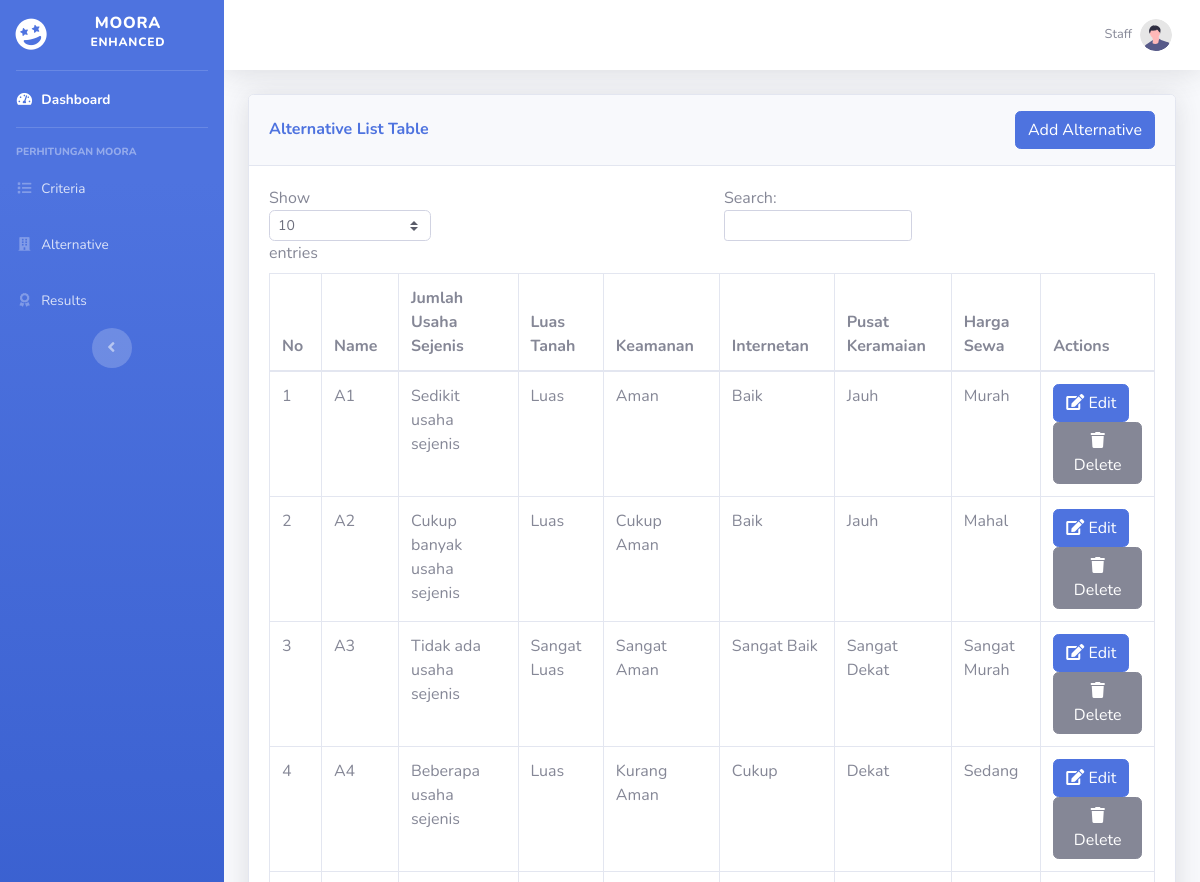
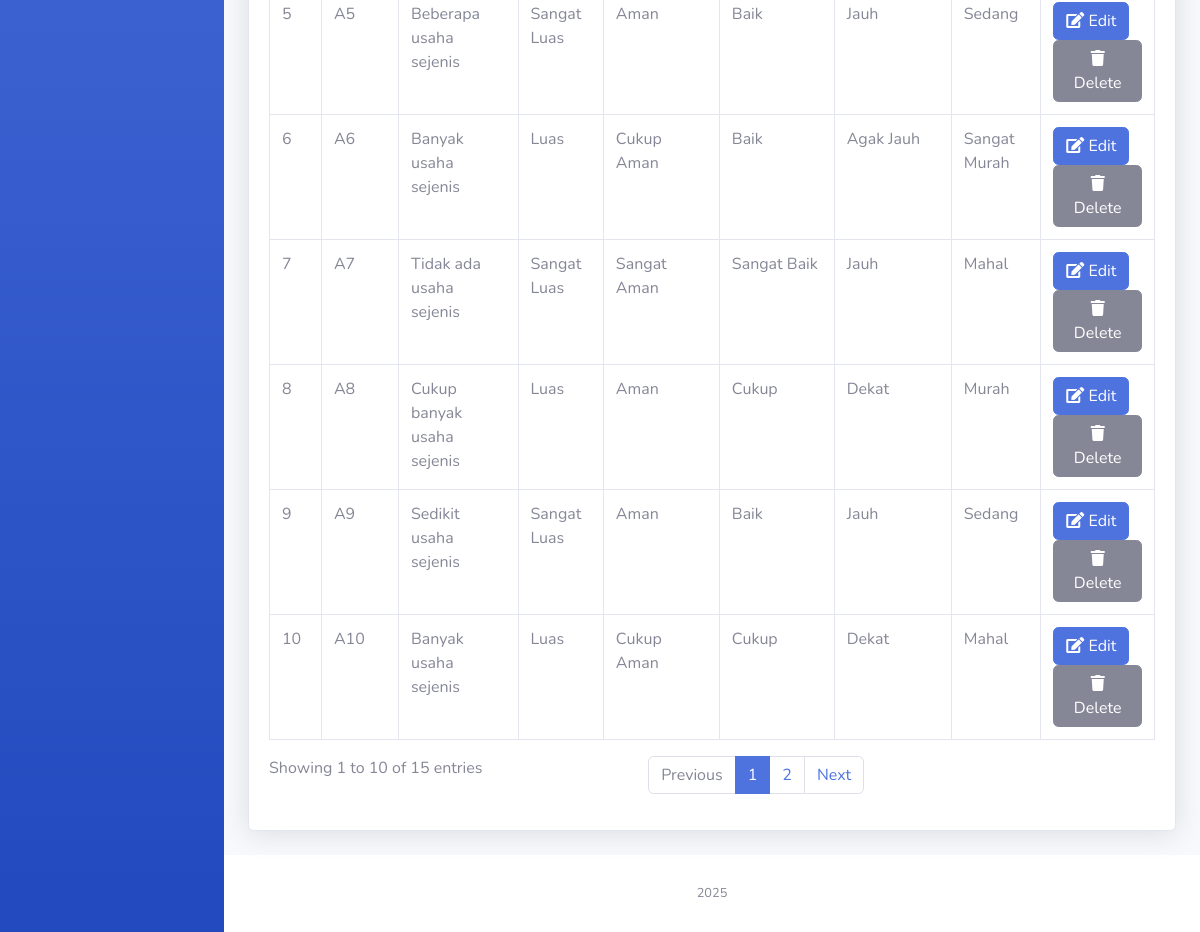
The page /pages/alternatives.php (signed in) on the database its author committed (2 pictures, top to bottom).
### tables this page shows
CREATE TABLE `criteria` (
  `id` int(11) NOT NULL,
  `code` varchar(10) NOT NULL,
  `name` varchar(25) NOT NULL,
  `description` text DEFAULT NULL,
  `type` enum('Cost','Benefit') NOT NULL,
  `weight` decimal(5,2) NOT NULL
);

CREATE TABLE `alternatives` (
  `id` int(11) NOT NULL,
  `name` varchar(25) NOT NULL
);

CREATE TABLE `subcriteria` (
  `id` int(11) NOT NULL,
  `criterion_id` int(11) NOT NULL,
  `subkriteria` text NOT NULL,
  `description` text DEFAULT NULL,
  `score` int(11) DEFAULT NULL
);

### pages/alternatives.php (the view, shortened to what this page needs)
<?php
include '../includes/header.php';
include '../includes/db.php';
?>
<div class="card shadow mb-4">
    <div class="card-header py-3 d-flex justify-content-between align-items-center">
        <h6 class="m-0 font-weight-bold text-primary">
            Alternative List Table
        </h6>
        <button onclick="location.href='add_alternative.php'" class="btn btn-primary">Add Alternative</button>
    </div>
    <div class="card-body">
        <div class="table-responsive">
            <table
                class="table table-bordered"
                id="dataTable"
                width="100%"
                cellspacing="0">
                <thead>
                    <tr>
                        <th>No</th>
                        <th>Name</th>
                        <?php
                        $sql_criteria = "SELECT * FROM criteria";
                        $result_criteria = $conn->query($sql_criteria);
                        if ($result_criteria->num_rows > 0) {
                            while ($row = $result_criteria->fetch_assoc()) {
                                echo "<th>{$row['name']}</th>";
                            }
                        }
                        ?>
                        <th>Actions</th>
                    </tr>
                </thead>
                <tbody>
                    <?php
                    $sql_alternatives = "SELECT * FROM alternatives";
                    $result_alternatives = $conn->query($sql_alternatives);
                    $no = 1;
                    if ($result_alternatives->num_rows > 0) {
                        while ($row = $result_alternatives->fetch_assoc()) {
                            echo "<tr>
                        <td>{$no}</td>
                        <td>{$row['name']}</td>";
                            $sql_values = "SELECT * FROM alternative_values WHERE alternative_id = " . $row['id'];
                            $result_values = $conn->query($sql_values);
                            $values = [];
                            if ($result_values->num_rows > 0) {
                                while ($value_row = $result_values->fetch_assoc()) {
                                    $values[$value_row['criterion_id']] = $value_row['value'];
                                }
                            }
                            $sql_criteria = "SELECT * FROM criteria";
                            $result_criteria = $conn->query($sql_criteria);
                            if ($result_criteria->num_rows > 0) {
                                while ($criterion = $result_criteria->fetch_assoc()) {
                                    $subcriteria_sql = "SELECT * FROM subcriteria WHERE criterion_id = " . $criterion['id'];
                                    $subcriteria_result = $conn->query($subcriteria_sql);
                                    $subcriteria_display = '-';
                                    if ($subcriteria_result->num_rows > 0) {
                                        while ($subrow = $subcriteria_result->fetch_assoc()) {
                                            if (isset($values[$criterion['id']]) && $values[$criterion['id']] == $subrow['score']) {
                                                $subcriteria_display = $subrow['subkriteria'];
                                                break;
                                            }
                                        }
                                    }
                                    echo "<td>{$subcriteria_display}</td>";
                                }
                            }
                            echo "<td>
                        <a href='edit_alternative.php?id={$row['id']}' class='btn btn-primary'> <i class='fas fa-edit'></i> Edit</a>
                        <button class='btn btn-secondary' data-toggle='modal' data-target='#deleteModal{$row['id']}'> <i class='fas fa-trash'></i> Delete</button>
                      </td>
                      </tr>";
                            $no++;
                        }
                    } else {
                        echo "<tr><td colspan='10'>No data available</td></tr>";
                    }
                    ?>
                </tbody>
            </table>
        </div>
    </div>
</div>
<?php include '../includes/sidebar.php'; ?>

### rows shown on the page
criteria: name "Jumlah Usaha Sejenis", subcriteria.subkriteria "Sedikit usaha sejenis", subcriteria.subkriteria "Cukup banyak usaha sejenis", subcriteria.subkriteria "Tidak ada usaha sejenis", subcriteria.subkriteria "Beberapa usaha sejenis", subcriteria.subkriteria "Banyak usaha sejenis"
criteria: name "Luas Tanah", subcriteria.subkriteria "Luas", subcriteria.subkriteria "Sangat Luas"
criteria: name "Keamanan", subcriteria.subkriteria "Aman", subcriteria.subkriteria "Cukup Aman", subcriteria.subkriteria "Sangat Aman", subcriteria.subkriteria "Kurang Aman"
criteria: name "Internetan", subcriteria.subkriteria "Baik", subcriteria.subkriteria "Sangat Baik", subcriteria.subkriteria "Cukup"
criteria: name "Pusat Keramaian", subcriteria.subkriteria "Jauh", subcriteria.subkriteria "Sangat Dekat", subcriteria.subkriteria "Dekat", subcriteria.subkriteria "Agak Jauh"
criteria: name "Harga Sewa", subcriteria.subkriteria "Murah", subcriteria.subkriteria "Mahal", subcriteria.subkriteria "Sangat Murah", subcriteria.subkriteria "Sedang"
alternatives: name "A1"
alternatives: name "A2"
alternatives: name "A3"
alternatives: name "A4"
alternatives: name "A5"
alternatives: name "A6"
alternatives: name "A7"
alternatives: name "A8"
alternatives: name "A9"
alternatives: name "A10"

### other values the page prints
$_SESSION['name'] "Staff"
